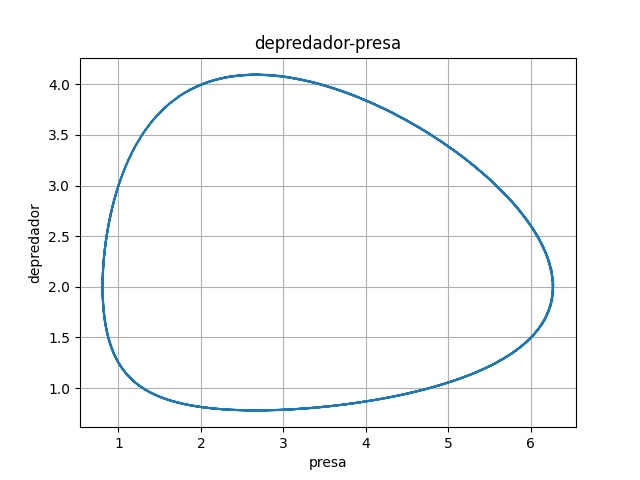

This chart was generated by the following Python code:
from item_g.resultados import resultados
import matplotlib.pyplot as plt

t = resultados[:, 0]
x = resultados[:, 1]
y = resultados[:, 2]

plt.plot(x, y)

plt.title('depredador-presa')
plt.xlabel('presa')
plt.ylabel('depredador')
#plt.legend(loc='best')
plt.grid(True)
plt.savefig("grafico_lissajous_item_g.jpg")
plt.show()